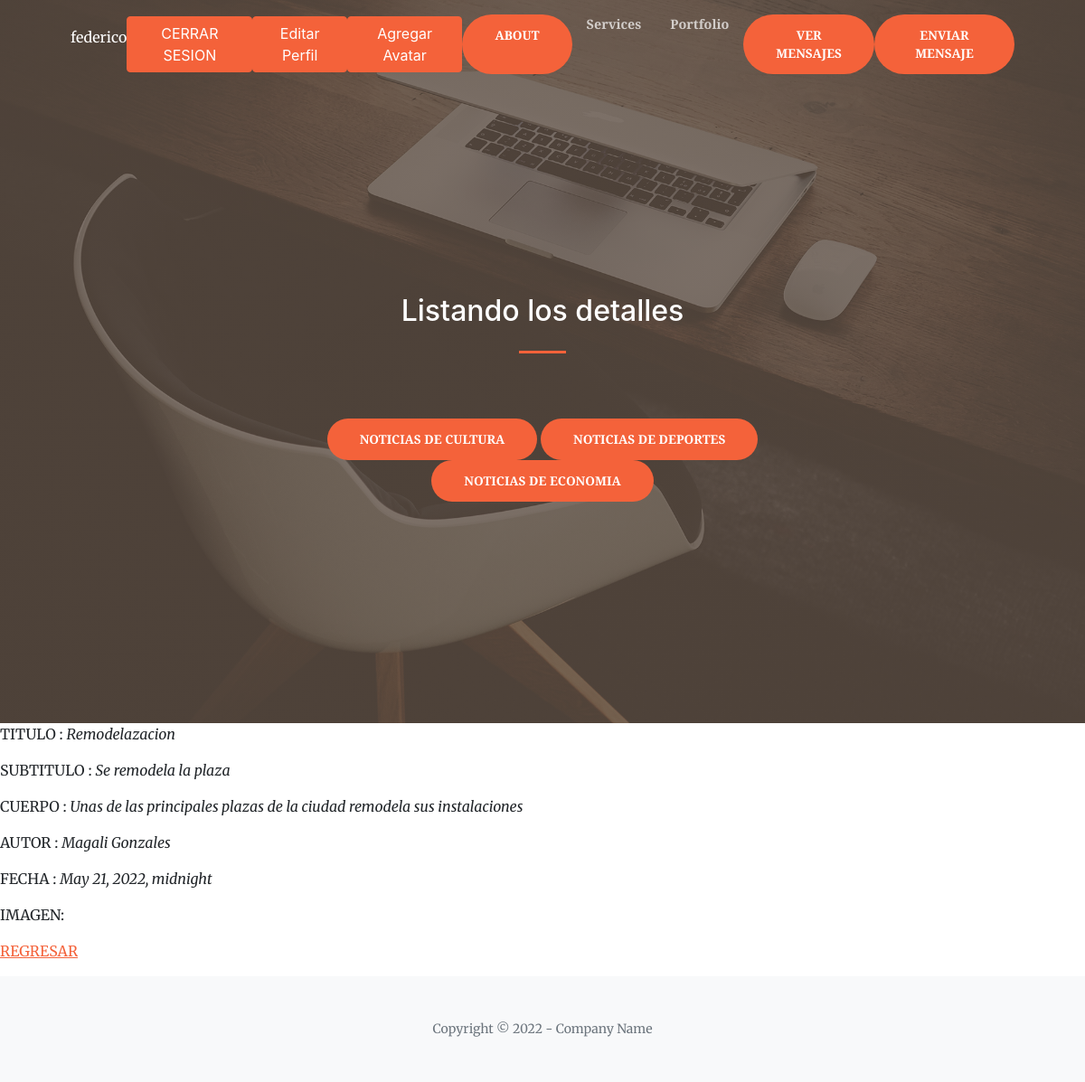
The page /AppBlog/new/6 (signed in) on the database its author committed.
### AppBlog/models.py (models this page shows, shortened)
class Culture(models.Model):
    titulo = models.CharField(max_length=50)
    subtitulo= models.CharField(max_length=50)
    cuerpo = models.CharField(max_length=150)
    autor = models.CharField(max_length=50)
    fecha = models.DateTimeField(max_length=50)
    imagen = models.ImageField(upload_to='posteo', blank=True, null=True)

### AppBlog/views.py (the view)
# urls.py: path('new/<pk>', CultureDetalle.as_view(), name='culture_detalle'),
class CultureDetalle(LoginRequiredMixin,DetailView):
    model = Culture
    template_name = 'AppBlog/culture_detalle.html'

### AppBlog/templates/AppBlog/culture_detalle.html (shortened to what this page needs)
{% extends "AppBlog/padre.html" %}
{% load static %}
{% block titulo %}
<h2 style="color:white">Listando los detalles</h2>
{% endblock %}
{% block cuerpo %}
<p>TITULO : <i>{{culture.titulo}}</i></p>
<p>SUBTITULO : <i>{{culture.subtitulo}}</i></p>
<p>CUERPO : <i>{{culture.cuerpo}}</i></p>
<p>AUTOR : <i>{{culture.autor}}</i></p>
<p>FECHA : <i>{{culture.fecha}}</i></p>
<p>IMAGEN: </p>
<p>
    <a href="{% url 'culture_listar' %}">REGRESAR</a>
</p>
{% endblock %}

### AppBlog/templates/AppBlog/padre.html (shortened to what this page needs)
<!DOCTYPE html>
<html lang="en">
    <head>
        {% load static %}
        <link href="https://cdn.jsdelivr.net/npm/bootstrap-icons@1.5.0/font/bootstrap-icons.css" rel="stylesheet" />
        <link href="https://cdnjs.cloudflare.com/ajax/libs/SimpleLightbox/2.1.0/simpleLightbox.min.css" rel="stylesheet" />
        <link href="{% static 'AppBlog/css/styles.css'%}" rel="stylesheet" />
    </head>
    <body id="page-top">
        <nav class="navbar navbar-expand-lg navbar-light fixed-top py-3" id="mainNav">
            <div class="container px-4 px-lg-5">
                {% if not request.user.is_authenticated %}
                <a class="btn btn-primary btn-xl" href="{% url 'login' %}">Iniciar Sesion</a>
                <a class="btn btn-primary btn-xl" href="{% url 'register' %}">Registrarme</a>
                {% else %}
                <p style="color: white">{{user}}</p>
                <a class="btn btn-primary " href="{% url 'logout' %}">CERRAR SESION</a>
                <a class="btn btn-primary" href="{% url 'editarPerfil' %}">Editar Perfil</a>
                <a class="btn btn-primary" href="{% url 'agregarAvatar' %}">Agregar Avatar</a>
                {% endif %}
                <div class="collapse navbar-collapse" id="navbarResponsive">
                    <ul class="navbar-nav ms-auto my-2 my-lg-0">
                        <a class="btn btn-primary btn-xl" href="{% url 'about'%}">About</a>
                        <li class="nav-item"><a class="nav-link" href="#services">Services</a></li>
                        <li class="nav-item"><a class="nav-link" href="#portfolio">Portfolio</a></li>
                        {% if not request.user.is_authenticated %}
                        <a class="btn btn-primary btn-xl" href="#">Centro de Mensajes</a>
                        {% else %}
                        <a class="btn btn-primary btn-xl" href="#">Ver mensajes</a>
                        <a class="btn btn-primary btn-xl" href="#">Enviar Mensaje</a>
                        {% endif %}
                    </ul>
                </div>
            </div>
        </nav>
        <header class="masthead">
            <div class="container px-4 px-lg-5 h-100">
                <div class="row gx-4 gx-lg-5 h-100 align-items-center justify-content-center text-center">
                    <div class="col-lg-8 align-self-end">
                        <h1 class="text-white font-weight-bold">{% block titulo %}{% endblock %}</h1>
                        <hr class="divider" />
                    </div>
                    <div class="col-lg-8 align-self-baseline">
                        <a class="btn btn-primary btn-xl" href="{% url 'culture_listar' %}">Noticias de Cultura</a>
                        <a class="btn btn-primary btn-xl" href="{% url 'culture_listar' %}">Noticias de Deportes</a>
                        <a class="btn btn-primary btn-xl" href="{% url 'culture_listar' %}">Noticias de Economia</a>
                    </div>
                </div>
            </div>
        </header>
        {% block cuerpo %}
        {% endblock%}
        <footer class="bg-light py-5">
            <div class="container px-4 px-lg-5"><div class="small text-center text-muted">Copyright &copy; 2022 - Company Name</div></div>
        </footer>
    </body>
</html>

### rows shown on the page
Culture: titulo "Remodelazacion", subtitulo "Se remodela la plaza", cuerpo "Unas de las principales plazas de la ciudad remodela sus instalaciones", autor "Magali Gonzales", fecha "May 21, 2022, midnight"

### other values the page prints
{{ user }} "federico"
